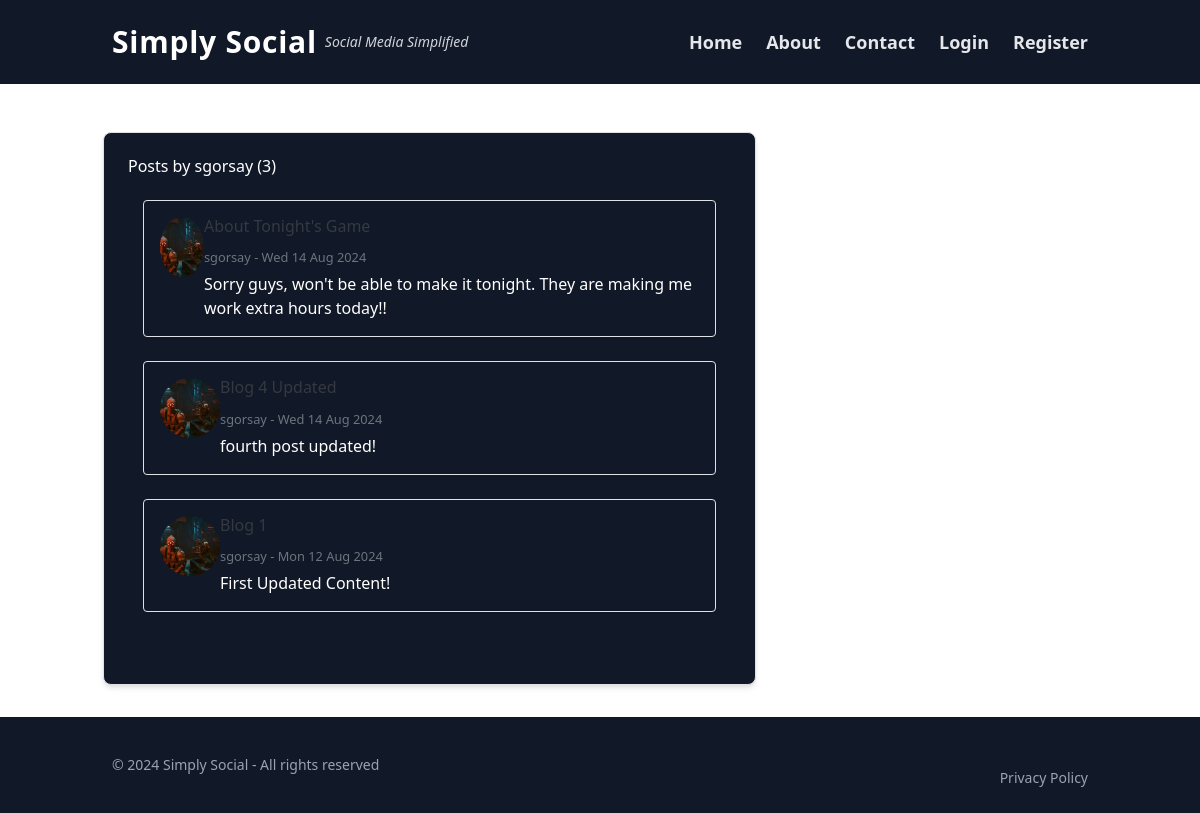
Before: /blog/user/sgorsay with the older database file.
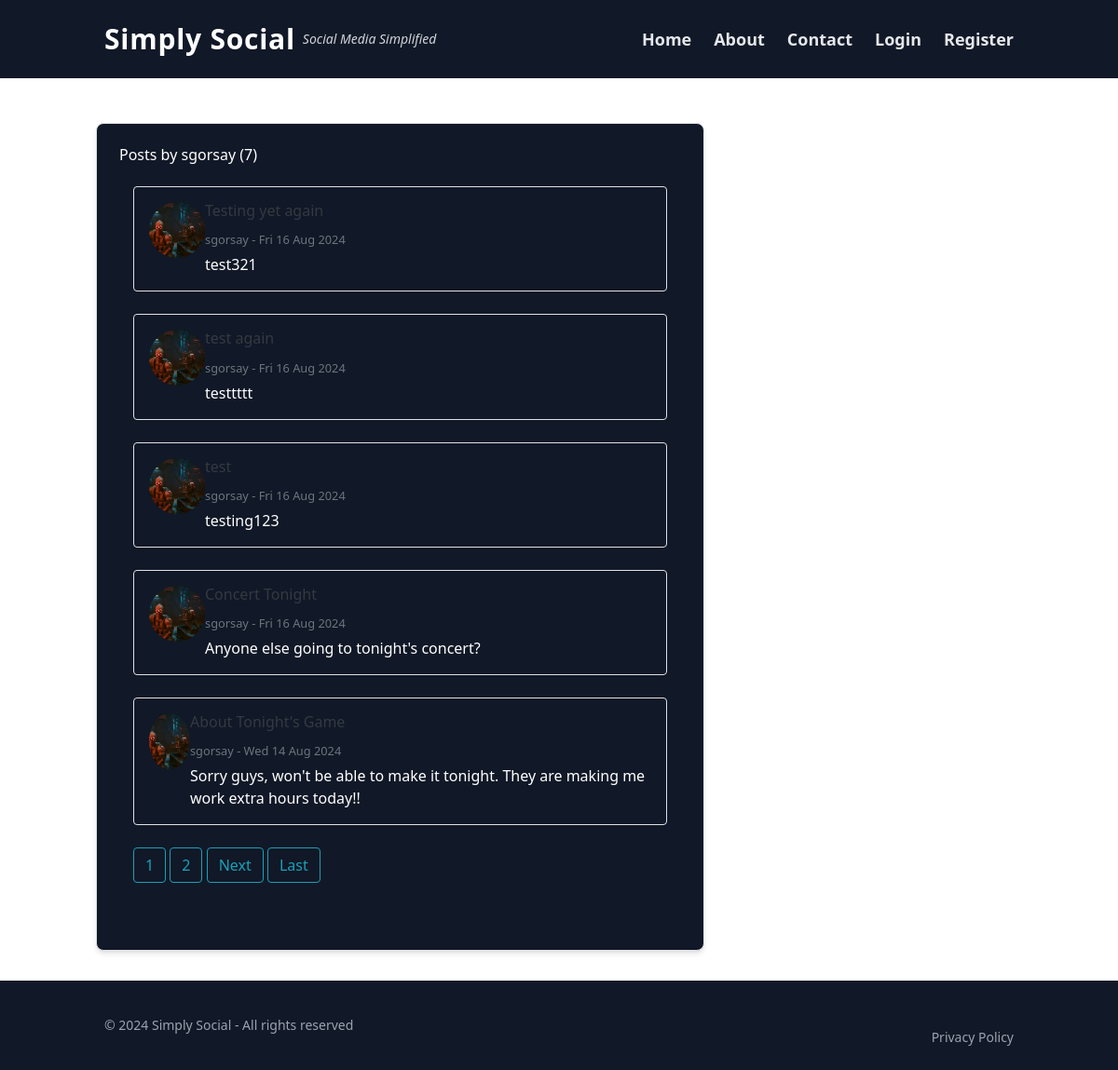
After: the same page with the newer database file.
### blog/models.py (models this page shows, shortened)
class Post(models.Model):
    title = models.CharField(max_length=100)
    content = models.TextField()
    date_posted = models.DateTimeField(default = timezone.now)
    author = models.ForeignKey(User, on_delete=models.CASCADE)

### users/models.py (models this page shows, shortened)
class Profile(models.Model):
    user = models.OneToOneField(User, on_delete=models.CASCADE)
    image = models.ImageField(default='default.jpg', upload_to='profile_pics')
    bio = models.TextField(default="Hi! I am using Simply Social")
    encryption_key = models.CharField(max_length=100, blank=True, null=True)

### blog/views.py (the view)
# urls.py: path('user/<str:username>', UserPostListView.as_view(), name='user-posts'),
class UserPostListView(ListView):
    model = Post
    template_name = 'blog/user_posts.html' # <app>/<model>_<viewtype>.html
    context_object_name = 'posts'
    paginate_by = 5
    def get_queryset(self):
        user = get_object_or_404(User, username=self.kwargs.get('username'))
        return Post.objects.filter(author=user).order_by('-date_posted')

### blog/templates/blog/user_posts.html (shortened to what this page needs)
{% extends "blog/base.html" %}
{% block content %}
    <h1 class="mb-3">Posts by {{ view.kwargs.username }} ({{ page_obj.paginator.count }})</h1>
    <div class="container my-4">
        <div class="row">
            {% for post in posts %}
                <div class="col-12 mb-4">
                    <div class="d-flex align-items-right p-3 border rounded bg- shadow-sm">
                        <div class="me-4">
                            <img src="{{ post.author.profile.image.url }}"
                                 class="img-fluid rounded-circle"
                                 style="width: 60px; height: 60px; object-fit: cover;"
                                 alt="Profile picture of {{ post.author }}">
                        </div>
                        <div class="flex-grow-1">
                            <h4 class="mb-2">
                                <a class="text-dark" href="{% url 'post-detail' post.id  %}" style="text-decoration:none">{{ post.title }}</a>
                            </h4>
                            <p class="text-muted mb-1">
                                <small><a href="{% url 'user-posts' post.author.username %}">{{ post.author }}</a> - {{ post.date_posted|date:"D d M Y" }}</small>
                            </p>
                            <p class="mb-0">{{ post.content }}</p>
                        </div>
                    </div>
                </div>
            {% endfor %}
        </div>
        {% if is_paginated %}
            {% for num in page_obj.paginator.page_range %}
                {% if page_obj.number == num %}
                    <a class="btn btn-outline-info mb-4" href="?page={{ num }}">{{ num }}</a>
                {% elif num > page_obj.number|add:"-3" and num < page_obj.number|add:"3" %}
                    <a class="btn btn-outline-info mb-4" href="?page={{ num }}">{{ num }}</a>
                {% endif %}
            {% endfor %}
            {% if page_obj.has_next %}
                <a class="btn btn-outline-info mb-4" href="?page={{ page_obj.next_page_number }}">Next</a>
                <a class="btn btn-outline-info mb-4" href="?page={{ page_obj.paginator.num_pages }}">Last</a>
            {% endif %}
        {% endif %}
    </div>
{% endblock content %}

Changed rows visible on the page:
no longer on this page (row unchanged): Post: author.profile.image (picture), title "Blog 4 Updated", author "sgorsay", date_posted "Wed 14 Aug 2024", content "fourth post updated!"
no longer on this page (row unchanged): Post: author.profile.image (picture), title "Blog 1", author "sgorsay", date_posted "Mon 12 Aug 2024", content "First Updated Content!"
added Post: author.profile.image (picture), title "Testing yet again", author "sgorsay", date_posted "Fri 16 Aug 2024", content "test321"
added Post: author.profile.image (picture), title "test again", author "sgorsay", date_posted "Fri 16 Aug 2024", content "testtttt"
added Post: author.profile.image (picture), title "test", author "sgorsay", date_posted "Fri 16 Aug 2024", content "testing123"
added Post: author.profile.image (picture), title "Concert Tonight", author "sgorsay", date_posted "Fri 16 Aug 2024", content "Anyone else going to tonight's concert?"
Other visible differences:
{{ page_obj.paginator.count }}: "3" → "7"
new list line: "1"
new list line: "2"
text now shown: "Next Last"
